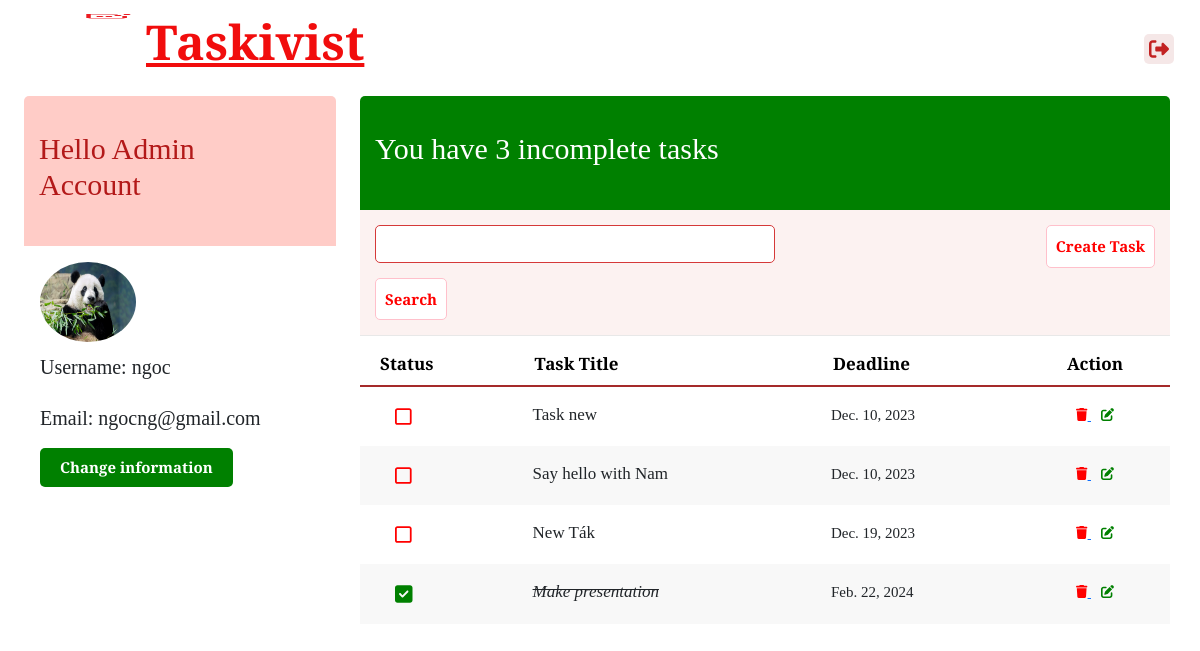
Screenshot of / (signed in) with the database file from the repository.
### todo/models.py (models this page shows, shortened)
class Profile(models.Model):
    user = models.OneToOneField(User, on_delete=models.CASCADE)
    image = models.ImageField(default='default.png', upload_to='profile_pics')

class Task(models.Model):
    user = models.ForeignKey(User, on_delete=models.CASCADE)
    title = models.CharField(max_length=200)
    description = models.TextField(null=True, blank=True)
    complete = models.BooleanField(default=False)
    date = models.DateField(default=datetime.date.today(), null=True, blank=True)
    def __str__(self):
        return self.title
    class Meta:
        ordering = ['complete', 'date']

### todo/views.py (the view)
# urls.py: path('', TaskList.as_view(), name='alltasks'),
class TaskList(LoginRequiredMixin, ListView):
    model = Task
    context_object_name = 'alltasks'
    def get_context_data(self, **kwargs):
        context = super().get_context_data(**kwargs)
        context['alltasks'] = context['alltasks'].filter(user=self.request.user)
        context['count'] = context['alltasks'].filter(complete=False).count()
        search_input = self.request.GET.get('search-area') or ''
        if search_input:
            context['alltasks'] = context['alltasks'].filter(title__icontains=search_input)
        context['search_input'] = search_input
        return context

### todo/templates/todo/task_list.html
{% extends 'main.html' %}
{% load static %}
{% block maincol %}
<div class="col_left">
  <div data-region="blocks-left">
    <div class="profile-bar">
        <h2 class="card-title">Hello {{request.user.first_name|title}} {{request.user.last_name|title}} </h2>
    </div>
    <div class="card-body">
        <div class="card-profile">
            {% include 'profile/profile.html' %}
        </div>
    </div>
  </div>
</div>
<div class="maincol">
  <div data-region="blocks-right">
    <div class="header-bar">
      <div>
        <h2 style="margin-left: 0px; font-size: 30px">
          You have {{count}} incomplete task{{count|pluralize:"s"}}
        </h2>
      </div>
    </div>
    <div class="search-bar">
      <form method="GET">
        <input type="text" name="search-area" value="{{search_input}}" />
        <input class="button-create" type="submit" value="Search" />
      </form>
      <a class="button-create" href="{% url 'create-task' %}">Create Task</a>
    </div>
    <div class="taskbody">
      <table class="tasklist">
        <thead>
          <tr>
            <th style="padding-left: 20px;">Status</th>
            <th>Task Title</th>
            <th>Deadline</th>
            <th style="text-align: center;">Action</th>
          </tr>
        </thead>
        <tbody>
          {% for task in alltasks %}
            <tr>
              <td style="padding-left: 35px;">
                {% if task.complete %}
                  <i class="fas fa-check-square" style="color: #008000; font-size: 20px;"></i>
                {% else %}
                  <i class="far fa-square" style="color: #ff0000; font-size: 19px;"></i>
                {% endif %}
              </td>
              <td class="task-title">
                {% if task.complete %}
                  <i><s><a>{{task}}</a></s></i>
                {% else %}
                  <a>{{task}}</a>
                {% endif %}
              </td>
              <td style="font-size: 15px;">{{ task.date }}</td>
              <td style="text-align: center;">
                <a style="padding-right: 10px;" href="{% url 'delete-task' task.id %}">
                  <i class="fas fa-trash" style="color: red; cursor: pointer;"></i>
                </a>
                <a href="{% url 'update-task' task.id %}">
                  <i class="fas fa-edit" style="color: #008000; cursor: pointer;"></i>
                </a>
              </td>
            </tr>
          {% endfor %}
        </tbody>
      </table>
    </div>
  </div>
</div>
{% endblock %}

### todo/templates/profile/profile.html
{% load static %}
<div class="media">
    <img class="acc-img" src="{{user.profile.image.url}}">
</div>
<div class="userinfo">
    <div class="media-body">
        <label for="username">Username: {{user.username}}</label>
        <p></p>
        <label for="email">Email: {{user.email}}</label>
    </div>
    <div class="media-footer">
        <a class="button-change" href="{% url 'profile-edit' %}">Change information</a>
    </div>
</div>

### static/css/style.css (style rules this page uses)
a, abbr, acronym, address, article, aside, audio, big, blockquote, body, canvas, caption, cite, code, dd, del, details, dfn, div, dl, dt, em, fieldset, figcaption, figure, footer, form, h1, h2, h3, h4, h5, h6, header, hgroup, html, i, img, ins, kbd, label, legend, li, mark, menu, nav, object, ol, p, pre, q, s, samp, section, small, span, strike, strong, sub, summary, sup, table, tbody, td, tfoot, th, thead, time, tr, tt, ul, var, video { margin: 0; padding: 0; border: 0; outline: 0; font-size: 100%; font-family: 'Inria Serif', serif ; vertical-align: middle; }
html, body, section, aside, main, menu, nav, summary { height: 100%; width: 100%; display: block; }
body { background-image: url("https://png.pngtree.com/thumb_back/fw800/background/20230630/pngtree-conceptual-3d-daily-organizer-and-to-do-list-scheduler-image_3695554.jpg"); background-repeat: no-repeat; background-size: cover; overflow: auto; }
img { width: 6em; height: 5em; }
.col_left { order: -1; padding: 0 1.5rem; width: 30%; float: left; align-items: center; height: 100%; }
.maincol { order: -1; width: 70%; float: right; padding-right: 30px; }
.col_left .card-body { padding: 1em !important; background-color: #fff; overflow:auto ; }
.col_left .card-body p { font-weight: bold; padding-bottom: 5px; }
.col_left h2 { font-size: 30px; }
.header-bar { top: 60; display: flex; justify-content: space-between; color: #fff; padding: 35px 35px 35px 15px; border-radius: 5px 5px 0 0; background: green; }
a { text-decoration: none; color: white; font-weight: bold; margin-top: 5px; }
.search-bar { display: flex; justify-content: space-between; align-items: flex-start; background: rgb(252, 242, 241); }
.search-bar input[type=text] { border: 1px solid rgb(213, 57, 57); margin: 15px 5px 0 15px; border-radius: 5px; width: 100%; font-size: 15px; }
.search-bar form { width: 25em; }
input[value], textarea { font-family: 'Inria Serif', serif; }
.taskbody { display: flex; justify-content: space-between; border-radius: 5px 5px 0 0; }

### static/css/authen.css (style rules this page uses)
input[type=text], input[type=password], input[type=email] { border: 1.5px solid green; height: 2.5em; margin: 8px 10px 15px 22px; border-radius: 5px; padding: 5px; width: 90%; font-size: 15px; }

### static/css/button.css (style rules this page uses)
.button-create { border: 1px solid pink; background-color: white; padding: 9px; color: red; font-weight: bold; font-size: 15px; border-radius: 5px; cursor: pointer; text-decoration: none; margin: 15px; display: block; text-align: center; }
.button-change { border: transparent; background-color: green; padding: 8px 20px; color: white; font-weight: bold; font-size: 15px; border-radius: 5px; cursor: pointer; text-decoration: none; margin: 0; display: inline-block; text-align: center; }

### static/css/profile.css (style rules this page uses)
.profile-bar { top: 60; display: flex; justify-content: space-between; color: rgb(179, 25, 25); padding: 35px 35px 35px 15px; border-radius: 5px 5px 0 0; background: rgb(255, 204, 199); overflow: auto; }
.media img { border-radius: 50%; }
.userinfo { padding-top: 10px; }
.media-body label { font-size: 20px; }
.media-footer { overflow: hidden; padding: 15px 0 0; }

### static/css/table.css (style rules this page uses)
.tasklist { border-collapse: collapse; width: 100%; }
.tasklist th { font-size: 17px; font-weight: bold; font-family: "Inria Serif", serif; color: black; border-bottom: 2px solid brown; height: 50px; padding-top: 20px; }
.tasklist td { padding-bottom: 20px; padding-top: 20px; }
.tasklist .task-title a { color: rgb(195, 38, 38); font-weight: 500; font-size: 17px; padding: 0px; }

### rows the page displays
Task: complete False (drawn), title "Task new", date "Dec. 10, 2023"
Task: complete False (drawn), title "Say hello with Nam", date "Dec. 10, 2023"
Task: complete False (drawn), title "New Ták", date "Dec. 19, 2023"
Task: complete True (drawn), title "Make presentation", date "Feb. 22, 2024"

### other values shown
{{ request.user.first_name|title }} "Admin"
{{ request.user.last_name|title }} "Account"
{{ user.username }} "ngoc"
{{ user.email }} "ngocng@gmail.com"
{{ count }} "3"
